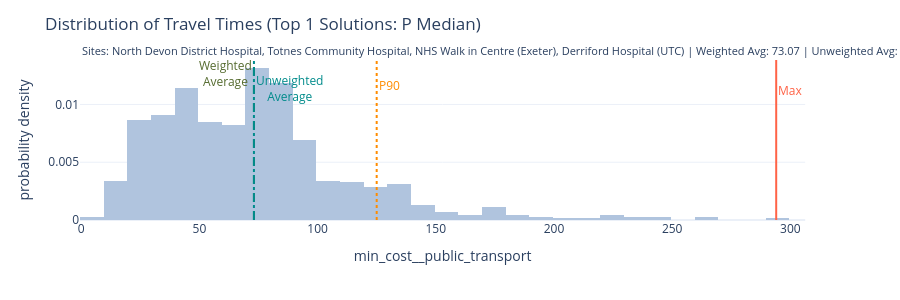

This figure's notebook cell:
### Markdown cell above
## Plotting a secondary matrix directly

Every travel-related plot accepts a `matrix=` keyword to switch from the primary (car) matrix to a registered secondary one. For example, here's the public transport travel time distribution for the best car-ranked solution, instead of its car travel times:

### Code cell
solution.plot_travel_time_distribution(matrix="public_transport", top_n=1)

### Figure 1 — Plotly figure (JSON) as saved in the notebook; plotly's stock layout.template omitted (floating-point values rounded to 4 significant figures; data arrays with more than 128 entries replaced by an {"elided": "..."} marker saying what was removed)
{"data": [{"alignmentgroup": "True", "bingroup": "x", "histnorm": "probability density", "hovertemplate": "label=Sites: North Devon District Hospital, Totnes Community Hospital, NHS Walk in Centre (Exeter), Derriford Hospital (UTC) | Weighted Avg: 73.07 | Unweighted Avg: 73.07 | P90: 125.0 | Max: 294.0<br>min_cost__public_transport=%{x}<br>probability density=%{y}<extra></extra>", "legendgroup": "", "marker": {"color": "lightsteelblue", "pattern": {"shape": ""}}, "name": "", "nbinsx": 30, "offsetgroup": "", "orientation": "v", "showlegend": false, "type": "histogram", "x": {"elided": "707 float values"}, "xaxis": "x", "yaxis": "y"}], "layout": {"annotations": [{"font": {"size": 11}, "showarrow": false, "text": "Sites: North Devon District Hospital, Totnes Community Hospital, NHS Walk in Centre (Exeter), Derriford Hospital (UTC) | Weighted Avg: 73.07 | Unweighted Avg: 73.07 | P90: 125.0 | Max: 294.0", "textangle": 0, "x": 0.0, "xanchor": "left", "xref": "paper", "y": 1.0, "yanchor": "bottom", "yref": "paper"}, {"font": {"color": "darkolivegreen"}, "showarrow": false, "text": "Weighted<br>Average", "x": 73.07, "xanchor": "right", "xref": "x", "y": 1, "yanchor": "top", "yref": "y domain", "yshift": 5}, {"font": {"color": "darkcyan"}, "showarrow": false, "text": "Unweighted<br>Average", "x": 73.07, "xanchor": "left", "xref": "x", "y": 1, "yanchor": "top", "yref": "y domain", "yshift": -10}, {"font": {"color": "darkorange"}, "showarrow": false, "text": "P90", "x": 125.0, "xanchor": "left", "xref": "x", "y": 1, "yanchor": "top", "yref": "y domain", "yshift": -15}, {"font": {"color": "tomato"}, "showarrow": false, "text": "Max", "x": 294.0, "xanchor": "left", "xref": "x", "y": 1, "yanchor": "top", "yref": "y domain", "yshift": -20}], "barmode": "relative", "height": 300, "legend": {"tracegroupgap": 0}, "margin": {"t": 60}, "shapes": [{"line": {"color": "darkolivegreen", "dash": "dash"}, "type": "line", "x0": 73.07, "x1": 73.07, "xref": "x", "y0": 0, "y1": 1, "yref": "y domain"}, {"line": {"color": "darkcyan", "dash": "dashdot"}, "type": "line", "x0": 73.07, "x1": 73.07, "xref": "x", "y0": 0, "y1": 1, "yref": "y domain"}, {"line": {"color": "darkorange", "dash": "dot"}, "type": "line", "x0": 125.0, "x1": 125.0, "xref": "x", "y0": 0, "y1": 1, "yref": "y domain"}, {"line": {"color": "tomato", "dash": "solid"}, "type": "line", "x0": 294.0, "x1": 294.0, "xref": "x", "y0": 0, "y1": 1, "yref": "y domain"}], "title": {"text": "Distribution of Travel Times (Top 1 Solutions: P Median)"}, "xaxis": {"anchor": "y", "domain": [0.0, 0.98], "title": {"text": "min_cost__public_transport"}}, "yaxis": {"anchor": "x", "domain": [0.0, 1.0], "title": {"text": "probability density"}}}}
